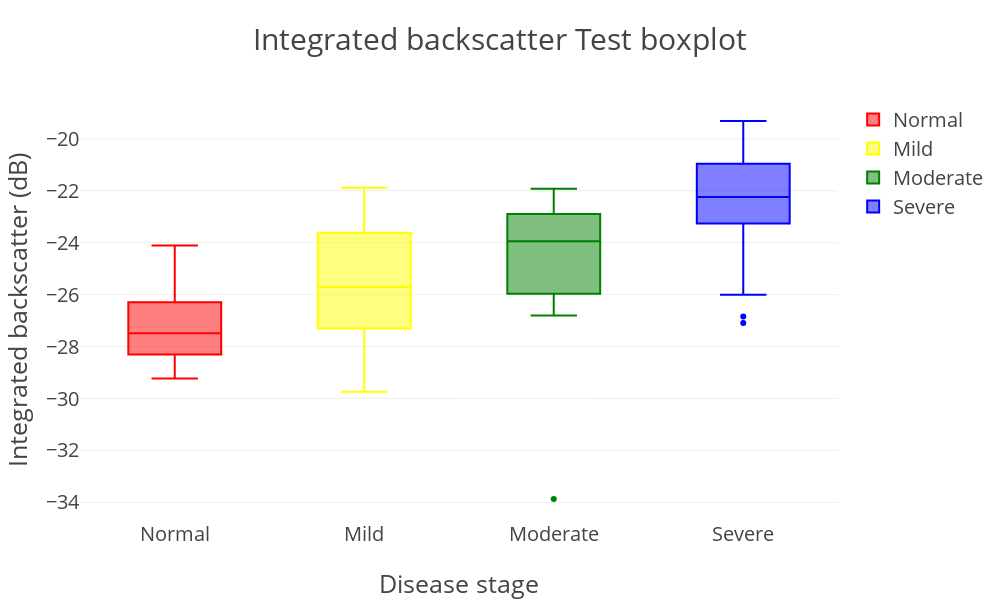
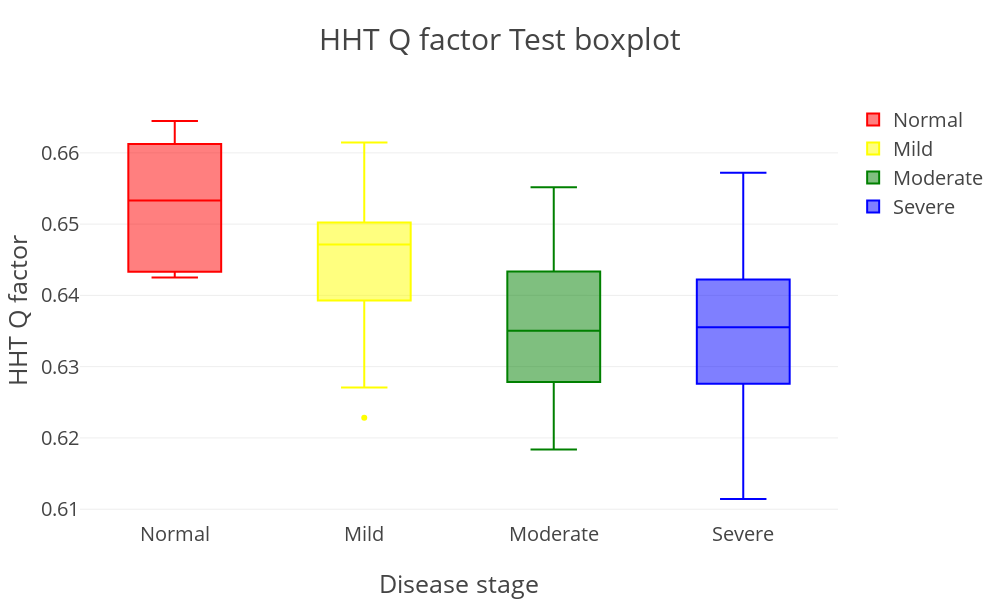
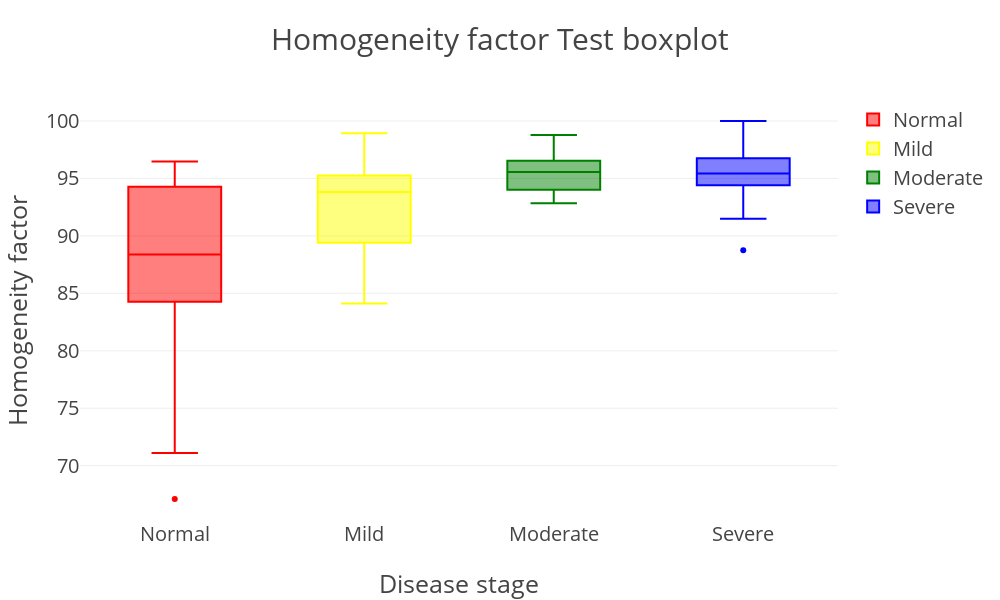

The cell these charts' notebook holds for them, in order:
### Markdown cell above
># test dataset
>>## separate in four period by steatosis:
>>>### Normal : < 5 %
>>>### Mild : 5 ~ 33 %
>>>### Moderate : 33 ~ 66 %
>>>### Severe : > 66 %

### Code cell
# Box plot
# import models
import xlrd
import numpy as np
import plotly.plotly as py
import plotly.graph_objs as go
from plotly.offline import init_notebook_mode, iplot

# open offline plotly
init_notebook_mode(connected=True)

# load data
## New Pathology for test
data = xlrd.open_workbook("NPathology.xlsx").sheets()[0]

y_test = np.zeros((74, 3))
y_test[:, 0] = data.col_values(3)  # y0 = Integrated backscatter
y_test[:, 1] = data.col_values(4)  # y1 = Q factor (HHT)
y_test[:, 2] = data.col_values(6)  # y2 = Homogeneity factor

### group
y0 = []
y1 = []
y2 = []
y3 = []
nrows = data.nrows
for i in range(nrows):  # X = 'T' or 'F' from Pathology data 
    if data.cell(i,1).value < 5:
        y0.append(y_test[i, :].tolist())
    elif data.cell(i,1).value <= 33:
        y1.append(y_test[i, :].tolist())
    elif data.cell(i,1).value <= 66:
        y2.append(y_test[i, :].tolist())
    else:
        y3.append(y_test[i, :].tolist())

### list to array
y0 = np.asarray(y0)
y1 = np.asarray(y1)
y2 = np.asarray(y2)
y3 = np.asarray(y3)

# def box_plot & save
def box_plot(i):
    trace0 = go.Box(y = y0[:, i], name = 'Normal', marker = dict(color = 'red'))
    trace1 = go.Box(y = y1[:, i], name = 'Mild', marker = dict(color = 'yellow'))
    trace2 = go.Box(y = y2[:, i], name = 'Moderate', marker = dict(color = 'green'))
    trace3 = go.Box(y = y3[:, i], name = 'Severe', marker = dict(color = 'blue'))
    layout=go.Layout(height = '600',
                     width = '1000',
                     title = '{0} Test boxplot'.format(categories[i]),
                     titlefont = {'size':'30'},
                     xaxis = {'title':'Disease stage', 'titlefont':{'size':'25'}},
                     yaxis = {'title':'{0}'.format(features[i]), 'titlefont':{'size':'25'}}, 
                     font = {'size':'20'})
    traces = [trace0, trace1, trace2, trace3]
    fig = go.Figure(data=traces, layout=layout)
    py.image.save_as(fig, filename = 'Data visualization\{0} Test boxplot.png'.format(categories[i]))
    iplot(fig)

# plot & save
categories = ['Integrated backscatter', 'HHT Q factor', 'Homogeneity factor']
features = ['Integrated backscatter (dB)', 'HHT Q factor', 'Homogeneity factor']
for i in range(3):
    box_plot(i)

### Figure 1 — Plotly figure (JSON) as saved in the notebook; plotly's stock layout.template omitted (floating-point values rounded to 4 significant figures)
{"data": [{"marker": {"color": "red"}, "name": "Normal", "type": "box", "uid": "bc5e20", "y": [-28.31, -25.14, -24.11, -26.29, -28.9, -27.69, -27.09, -29.23, -27.71, -27.65, -26.11, -27.2, -28.5, -27.32]}, {"marker": {"color": "yellow"}, "name": "Mild", "type": "box", "uid": "413a4a", "y": [-28.61, -24.95, -28.22, -26.0, -24.46, -23.45, -26.89, -27.39, -26.79, -27.23, -25.41, -23.78, -21.89, -26.18, -24.39, -28.84, -23.38, -29.74, -22.59, -23.14]}, {"marker": {"color": "green"}, "name": "Moderate", "type": "box", "uid": "f1e5ca", "y": [-22.91, -25.23, -33.87, -25.97, -23.91, -22.65, -25.74, -22.38, -26.8, -26.68, -21.92, -23.71, -22.9, -23.98]}, {"marker": {"color": "blue"}, "name": "Severe", "type": "box", "uid": "53b091", "y": [-22.97, -26.01, -22.63, -21.59, -21.0, -22.23, -19.32, -21.24, -27.09, -20.96, -22.27, -23.27, -26.84, -25.91, -20.5, -21.74, -23.52, -23.05, -22.26, -21.74, -20.51, -19.37, -24.34, -20.43, -20.54, -22.88]}], "layout": {"font": {"size": "20"}, "height": "600", "title": "Integrated backscatter Test boxplot", "titlefont": {"size": "30"}, "width": "1000", "xaxis": {"autorange": true, "range": [-0.5, 3.5], "title": "Disease stage", "titlefont": {"size": "25"}, "type": "category"}, "yaxis": {"autorange": true, "range": [-34.68, -18.51], "title": "Integrated backscatter (dB)", "titlefont": {"size": "25"}, "type": "linear"}}}

### Figure 2 — Plotly figure (JSON) as saved in the notebook; plotly's stock layout.template omitted (floating-point values rounded to 4 significant figures)
{"data": [{"marker": {"color": "red"}, "name": "Normal", "type": "box", "uid": "b9c278", "y": [0.6428, 0.6506, 0.6555, 0.6645, 0.6431, 0.6612, 0.6433, 0.6522, 0.6425, 0.6644, 0.649, 0.659, 0.6632, 0.6544]}, {"marker": {"color": "yellow"}, "name": "Mild", "type": "box", "uid": "131ee6", "y": [0.6493, 0.6228, 0.6449, 0.6459, 0.6271, 0.6614, 0.6453, 0.6526, 0.6285, 0.649, 0.6513, 0.6505, 0.6377, 0.6413, 0.65, 0.6409, 0.6484, 0.6486, 0.6287, 0.6535]}, {"marker": {"color": "green"}, "name": "Moderate", "type": "box", "uid": "997f53", "y": [0.6361, 0.634, 0.6493, 0.6373, 0.6302, 0.6434, 0.6552, 0.6278, 0.6513, 0.6274, 0.6326, 0.6204, 0.6416, 0.6184]}, {"marker": {"color": "blue"}, "name": "Severe", "type": "box", "uid": "fbfdba", "y": [0.6517, 0.6572, 0.6114, 0.6483, 0.6422, 0.6378, 0.6297, 0.6265, 0.6309, 0.635, 0.6116, 0.6492, 0.6361, 0.6434, 0.6344, 0.6409, 0.6325, 0.632, 0.6388, 0.6365, 0.6276, 0.6371, 0.6222, 0.6456, 0.6267, 0.6168]}], "layout": {"font": {"size": "20"}, "height": "600", "title": "HHT Q factor Test boxplot", "titlefont": {"size": "30"}, "width": "1000", "xaxis": {"autorange": true, "range": [-0.5, 3.5], "title": "Disease stage", "titlefont": {"size": "25"}, "type": "category"}, "yaxis": {"autorange": true, "range": [0.6085, 0.6674], "title": "HHT Q factor", "titlefont": {"size": "25"}, "type": "linear"}}}

### Figure 3 — Plotly figure (JSON) as saved in the notebook; plotly's stock layout.template omitted (floating-point values rounded to 4 significant figures)
{"data": [{"marker": {"color": "red"}, "name": "Normal", "type": "box", "uid": "f9ab62", "y": [90.29, 85.48, 94.27, 82.72, 96.48, 87.91, 88.86, 94.47, 84.27, 67.1, 94.92, 89.75, 71.1, 86.03]}, {"marker": {"color": "yellow"}, "name": "Mild", "type": "box", "uid": "ac59fd", "y": [97.04, 94.61, 95.22, 93.8, 94.42, 93.58, 94.65, 88.14, 96.02, 95.28, 84.11, 92.06, 97.53, 93.83, 90.03, 88.77, 88.42, 93.01, 98.94, 88.6]}, {"marker": {"color": "green"}, "name": "Moderate", "type": "box", "uid": "8874ad", "y": [94.02, 97.23, 93.68, 96.54, 94.47, 95.59, 97.45, 96.29, 92.85, 93.99, 95.55, 96.17, 94.23, 98.78]}, {"marker": {"color": "blue"}, "name": "Severe", "type": "box", "uid": "ef1539", "y": [97.31, 98.14, 97.84, 91.49, 93.81, 96.2, 94.42, 93.52, 96.76, 93.33, 95.8, 88.76, 94.88, 100, 96.57, 96.84, 94.57, 96.07, 95.28, 94.66, 92.28, 96.9, 94.75, 95.18, 95.57, 96.48]}], "layout": {"font": {"size": "20"}, "height": "600", "title": "Homogeneity factor Test boxplot", "titlefont": {"size": "30"}, "width": "1000", "xaxis": {"autorange": true, "range": [-0.5, 3.5], "title": "Disease stage", "titlefont": {"size": "25"}, "type": "category"}, "yaxis": {"autorange": true, "range": [65.27, 101.8], "title": "Homogeneity factor", "titlefont": {"size": "25"}, "type": "linear"}}}
